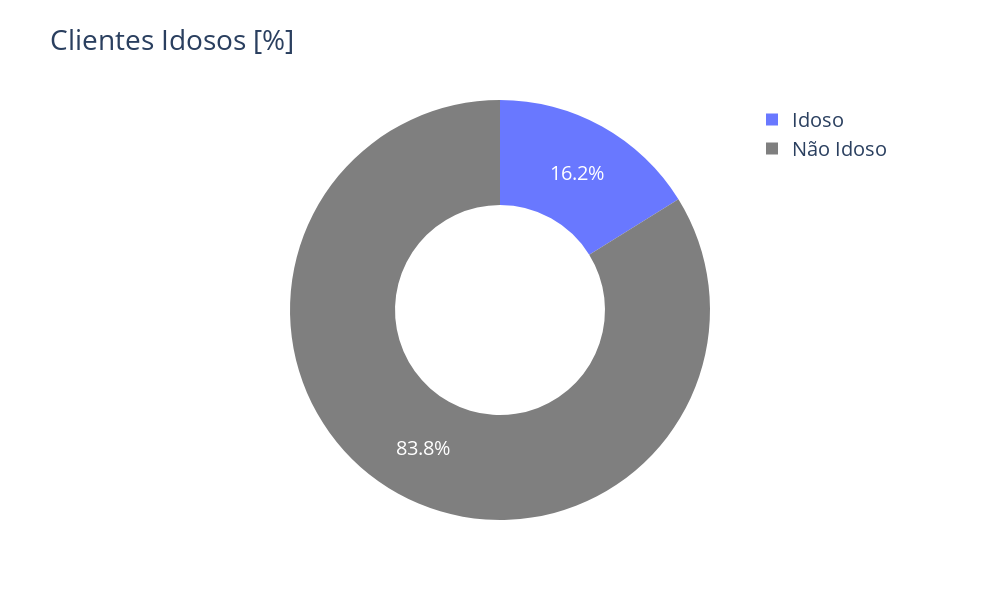

Notebook cell for this chart:
### Markdown cell above
### Coluna Idoso

### Code cell
# CRIANDO UM DATAFRAME PARALELO ---> MELHORAR A VISUALIZAÇÃO
df_idoso_tratado = df.copy()
df_idoso_tratado['Idoso'] = df_idoso_tratado['Idoso'].replace({0: 'Não Idoso', 1: 'Idoso'})

# CALCULANDO OS VALORES
contagem_idosos = df_idoso_tratado['Idoso'].value_counts().reset_index(name = 'Contagem')
contagem_idosos['Percentual'] = ((contagem_idosos['Contagem'] / len(df)) * 100).round(2)

print(f'Valores Brutos: \n {contagem_idosos}\n')

# PLOTANDO O GRÁFICO
fig = px.pie(
    contagem_idosos,
    values = 'Percentual',
    names = 'Idoso',
    template = 'plotly',
    hole = .5,
    title = 'Clientes Idosos [%]',
    width = 1000,
    height = 600,
    category_orders = {
        'Idoso': ['Idoso', 'Não Idoso']
    },
    color = 'Idoso',
    color_discrete_map = {
       'Idoso': '#6978FF',
       'Não Idoso': '#7f7f7f'
    }
)

fig.update_layout(
    font = dict(
        size = 20
    ),
    legend = dict( # ALTERANDO A LEGENDA DO GRÁFICO
    x = 0.8, # POSIÇÃO HORIZONTAL
    y = 1, # POSIÇÃO VERTICAL
    ),
    hoverlabel = dict(
        font = dict(
            color = 'white',
            size = 16
        )
    )
)

fig.update_traces(
    textfont = dict(
        color = 'white',
    )
)

fig.show()

### Figure 1 — Plotly figure (JSON) as saved in the notebook; plotly's stock layout.template omitted (floating-point values rounded to 4 significant figures)
{"data": [{"customdata": [["Idoso"], ["Não Idoso"]], "direction": "clockwise", "domain": {"x": [0.0, 1.0], "y": [0.0, 1.0]}, "hole": 0.5, "hovertemplate": "Idoso=%{customdata[0]}<br>Percentual=%{value}<extra></extra>", "labels": ["Idoso", "Não Idoso"], "legendgroup": "", "marker": {"colors": ["#6978FF", "#7f7f7f"]}, "name": "", "showlegend": true, "sort": false, "values": [16.16, 83.84], "type": "pie", "textfont": {"color": "white"}}], "layout": {"legend": {"tracegroupgap": 0, "x": 0.8, "y": 1}, "title": {"text": "Clientes Idosos [%]"}, "height": 600, "width": 1000, "font": {"size": 20}, "hoverlabel": {"font": {"color": "white", "size": 16}}}}
